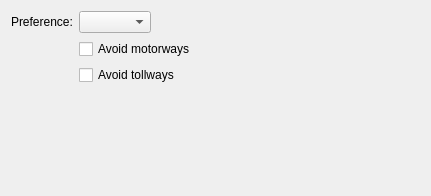
<?xml version="1.0" encoding="UTF-8"?>
<ui version="4.0">
 <class>OpenRouteServiceConfigWidget</class>
 <widget class="QWidget" name="OpenRouteServiceConfigWidget">
  <property name="geometry">
   <rect>
    <x>0</x>
    <y>0</y>
    <width>431</width>
    <height>196</height>
   </rect>
  </property>
  <layout class="QVBoxLayout" name="verticalLayout">
   <item>
    <layout class="QFormLayout" name="formLayout">
     <property name="fieldGrowthPolicy">
      <enum>QFormLayout::ExpandingFieldsGrow</enum>
     </property>
     <item row="0" column="0">
      <widget class="QLabel" name="label">
       <property name="text">
        <string>Preference:</string>
       </property>
      </widget>
     </item>
     <item row="0" column="1">
      <widget class="QComboBox" name="preference"/>
     </item>
     <item row="1" column="1">
      <widget class="QCheckBox" name="noMotorways">
       <property name="text">
        <string>Avoid motorways</string>
       </property>
      </widget>
     </item>
     <item row="2" column="1">
      <widget class="QCheckBox" name="noTollways">
       <property name="text">
        <string>Avoid tollways</string>
       </property>
      </widget>
     </item>
    </layout>
   </item>
  </layout>
 </widget>
 <resources/>
 <connections/>
</ui>
